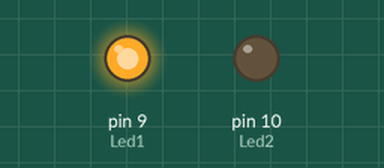
Simulated run of this sketch. Board: Arduino Uno, built with avr-gcc and run on an emulated ATmega328P. On the bench: output pins drawn as LEDs (lit = HIGH).

Above: at 1.0 s.
At 3.0 s:
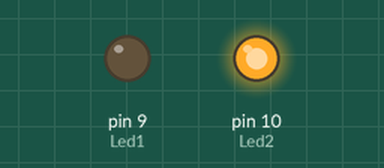
Timing chart, 0 to 5.2 s (numbered marks = the images above):
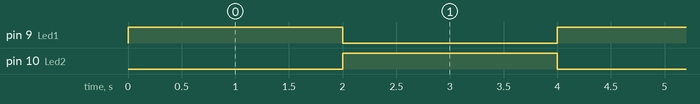

The sketch:

LedBicolor.ino
```cpp
int Led1 = 9;
int Led2 = 10;

void setup() {
  pinMode(Led1, OUTPUT);
  pinMode(Led2, OUTPUT);
}

void loop() {
  digitalWrite(Led1, HIGH);
  digitalWrite(Led2, LOW);
  delay(2000);
  digitalWrite(Led1, LOW);
  digitalWrite(Led2, HIGH);
  delay(2000);

}
```

Measured:
- by itself, pin 9 (Led1), pin 10 (Led2): alternates HIGH for 2.0 s and LOW for 2.0 s
